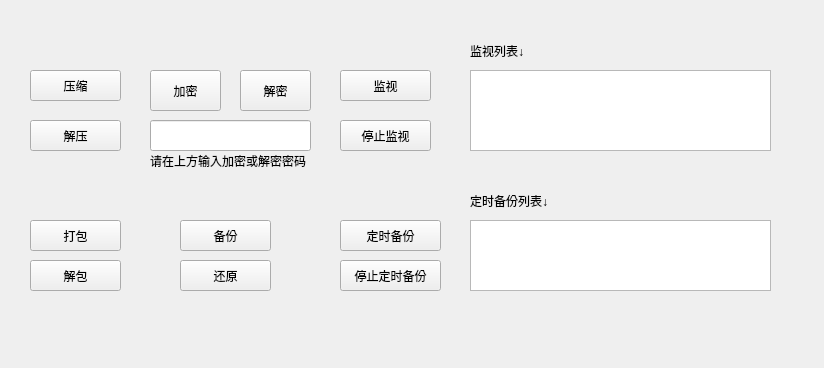
<?xml version="1.0" encoding="UTF-8"?>
<ui version="4.0">
 <class>Widget</class>
 <widget class="QWidget" name="Widget">
  <property name="geometry">
   <rect>
    <x>0</x>
    <y>0</y>
    <width>824</width>
    <height>368</height>
   </rect>
  </property>
  <property name="windowTitle">
   <string>Widget</string>
  </property>
  <widget class="QPushButton" name="packageButton">
   <property name="geometry">
    <rect>
     <x>30</x>
     <y>220</y>
     <width>91</width>
     <height>31</height>
    </rect>
   </property>
   <property name="text">
    <string>打包</string>
   </property>
  </widget>
  <widget class="QPushButton" name="unpackButton">
   <property name="geometry">
    <rect>
     <x>30</x>
     <y>260</y>
     <width>91</width>
     <height>31</height>
    </rect>
   </property>
   <property name="text">
    <string>解包</string>
   </property>
  </widget>
  <widget class="QPushButton" name="compressButton">
   <property name="geometry">
    <rect>
     <x>30</x>
     <y>70</y>
     <width>91</width>
     <height>31</height>
    </rect>
   </property>
   <property name="text">
    <string>压缩</string>
   </property>
  </widget>
  <widget class="QPushButton" name="decompressButton">
   <property name="geometry">
    <rect>
     <x>30</x>
     <y>120</y>
     <width>91</width>
     <height>31</height>
    </rect>
   </property>
   <property name="text">
    <string>解压</string>
   </property>
  </widget>
  <widget class="QPushButton" name="backupButton">
   <property name="geometry">
    <rect>
     <x>180</x>
     <y>220</y>
     <width>91</width>
     <height>31</height>
    </rect>
   </property>
   <property name="text">
    <string>备份</string>
   </property>
  </widget>
  <widget class="QPushButton" name="restoreButton">
   <property name="geometry">
    <rect>
     <x>180</x>
     <y>260</y>
     <width>91</width>
     <height>31</height>
    </rect>
   </property>
   <property name="text">
    <string>还原</string>
   </property>
  </widget>
  <widget class="QPushButton" name="startScheduledBackupButton">
   <property name="geometry">
    <rect>
     <x>340</x>
     <y>220</y>
     <width>101</width>
     <height>31</height>
    </rect>
   </property>
   <property name="text">
    <string>定时备份</string>
   </property>
  </widget>
  <widget class="QPushButton" name="encryptButton">
   <property name="geometry">
    <rect>
     <x>150</x>
     <y>70</y>
     <width>71</width>
     <height>41</height>
    </rect>
   </property>
   <property name="text">
    <string>加密</string>
   </property>
  </widget>
  <widget class="QPushButton" name="decryptButton">
   <property name="geometry">
    <rect>
     <x>240</x>
     <y>70</y>
     <width>71</width>
     <height>41</height>
    </rect>
   </property>
   <property name="text">
    <string>解密</string>
   </property>
  </widget>
  <widget class="QLineEdit" name="passwordLineEdit">
   <property name="geometry">
    <rect>
     <x>150</x>
     <y>120</y>
     <width>161</width>
     <height>31</height>
    </rect>
   </property>
   <property name="echoMode">
    <enum>QLineEdit::EchoMode::Password</enum>
   </property>
  </widget>
  <widget class="QPushButton" name="stopScheduledBackupButton">
   <property name="geometry">
    <rect>
     <x>340</x>
     <y>260</y>
     <width>101</width>
     <height>31</height>
    </rect>
   </property>
   <property name="text">
    <string>停止定时备份</string>
   </property>
  </widget>
  <widget class="QPushButton" name="startMonitoringButton">
   <property name="geometry">
    <rect>
     <x>340</x>
     <y>70</y>
     <width>91</width>
     <height>31</height>
    </rect>
   </property>
   <property name="text">
    <string>监视</string>
   </property>
  </widget>
  <widget class="QPushButton" name="stopMonitoringButton">
   <property name="geometry">
    <rect>
     <x>340</x>
     <y>120</y>
     <width>91</width>
     <height>31</height>
    </rect>
   </property>
   <property name="text">
    <string>停止监视</string>
   </property>
  </widget>
  <widget class="QListWidget" name="fileListWidget">
   <property name="geometry">
    <rect>
     <x>470</x>
     <y>70</y>
     <width>301</width>
     <height>81</height>
    </rect>
   </property>
   <property name="selectionMode">
    <enum>QAbstractItemView::SelectionMode::MultiSelection</enum>
   </property>
  </widget>
  <widget class="QListWidget" name="scheduledBackupListWidget">
   <property name="geometry">
    <rect>
     <x>470</x>
     <y>220</y>
     <width>301</width>
     <height>71</height>
    </rect>
   </property>
   <property name="selectionMode">
    <enum>QAbstractItemView::SelectionMode::MultiSelection</enum>
   </property>
  </widget>
  <widget class="QLabel" name="label">
   <property name="geometry">
    <rect>
     <x>150</x>
     <y>150</y>
     <width>191</width>
     <height>21</height>
    </rect>
   </property>
   <property name="text">
    <string>请在上方输入加密或解密密码</string>
   </property>
  </widget>
  <widget class="QLabel" name="label_2">
   <property name="geometry">
    <rect>
     <x>470</x>
     <y>40</y>
     <width>131</width>
     <height>21</height>
    </rect>
   </property>
   <property name="text">
    <string>监视列表↓</string>
   </property>
  </widget>
  <widget class="QLabel" name="label_3">
   <property name="geometry">
    <rect>
     <x>470</x>
     <y>190</y>
     <width>131</width>
     <height>21</height>
    </rect>
   </property>
   <property name="text">
    <string>定时备份列表↓</string>
   </property>
  </widget>
 </widget>
 <resources/>
 <connections/>
</ui>
